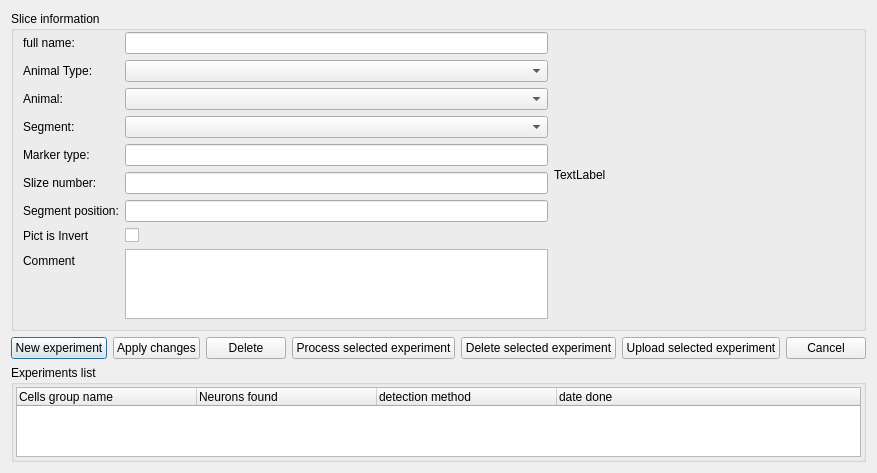
<?xml version="1.0" encoding="UTF-8"?>
<ui version="4.0">
 <class>slice_item_review</class>
 <widget class="QDialog" name="slice_item_review">
  <property name="geometry">
   <rect>
    <x>0</x>
    <y>0</y>
    <width>820</width>
    <height>442</height>
   </rect>
  </property>
  <property name="windowTitle">
   <string>Slice viewer</string>
  </property>
  <layout class="QVBoxLayout" name="verticalLayout">
   <item>
    <layout class="QVBoxLayout" name="verticalLayout_4" stretch="0,0,0">
     <property name="topMargin">
      <number>0</number>
     </property>
     <item>
      <widget class="QGroupBox" name="slice_info_groupbox">
       <property name="title">
        <string>Slice information</string>
       </property>
       <layout class="QHBoxLayout" name="horizontalLayout_5">
        <property name="topMargin">
         <number>1</number>
        </property>
        <item>
         <layout class="QFormLayout" name="formLayout">
          <property name="sizeConstraint">
           <enum>QLayout::SetDefaultConstraint</enum>
          </property>
          <item row="0" column="0">
           <widget class="QLabel" name="label_2">
            <property name="enabled">
             <bool>true</bool>
            </property>
            <property name="text">
             <string>full name:</string>
            </property>
           </widget>
          </item>
          <item row="0" column="1">
           <widget class="QLineEdit" name="full_name_lineEdit">
            <property name="enabled">
             <bool>true</bool>
            </property>
           </widget>
          </item>
          <item row="2" column="0">
           <widget class="QLabel" name="label_3">
            <property name="enabled">
             <bool>true</bool>
            </property>
            <property name="text">
             <string>Animal:</string>
            </property>
           </widget>
          </item>
          <item row="2" column="1">
           <widget class="QComboBox" name="animals_siv_comboBox"/>
          </item>
          <item row="3" column="0">
           <widget class="QLabel" name="label_4">
            <property name="enabled">
             <bool>true</bool>
            </property>
            <property name="text">
             <string>Segment:</string>
            </property>
           </widget>
          </item>
          <item row="3" column="1">
           <widget class="QComboBox" name="segments_siv_comboBox">
            <property name="maxVisibleItems">
             <number>12</number>
            </property>
           </widget>
          </item>
          <item row="5" column="0">
           <widget class="QLabel" name="label_5">
            <property name="enabled">
             <bool>true</bool>
            </property>
            <property name="text">
             <string>Slize number:</string>
            </property>
           </widget>
          </item>
          <item row="5" column="1">
           <widget class="QLineEdit" name="slizeNumber_lineEdit"/>
          </item>
          <item row="6" column="0">
           <widget class="QLabel" name="label_6">
            <property name="enabled">
             <bool>true</bool>
            </property>
            <property name="text">
             <string>Segment position:</string>
            </property>
           </widget>
          </item>
          <item row="6" column="1">
           <widget class="QLineEdit" name="position_lineEdit"/>
          </item>
          <item row="7" column="0">
           <widget class="QLabel" name="label_7">
            <property name="enabled">
             <bool>true</bool>
            </property>
            <property name="text">
             <string>Pict is Invert</string>
            </property>
           </widget>
          </item>
          <item row="7" column="1">
           <widget class="QCheckBox" name="isInvert_checkBox">
            <property name="text">
             <string/>
            </property>
            <property name="tristate">
             <bool>false</bool>
            </property>
           </widget>
          </item>
          <item row="8" column="0">
           <widget class="QLabel" name="label">
            <property name="enabled">
             <bool>true</bool>
            </property>
            <property name="text">
             <string>Comment</string>
            </property>
           </widget>
          </item>
          <item row="8" column="1">
           <widget class="QPlainTextEdit" name="comment_plainTextEdit"/>
          </item>
          <item row="1" column="1">
           <widget class="QComboBox" name="animalType_siv_comboBox"/>
          </item>
          <item row="1" column="0">
           <widget class="QLabel" name="label_9">
            <property name="text">
             <string>Animal Type:</string>
            </property>
           </widget>
          </item>
          <item row="4" column="1">
           <widget class="QLineEdit" name="markerType_siv_lineEdit"/>
          </item>
          <item row="4" column="0">
           <widget class="QLabel" name="label_10">
            <property name="text">
             <string>Marker type:</string>
            </property>
           </widget>
          </item>
         </layout>
        </item>
        <item>
         <widget class="QLabel" name="slice_image_label">
          <property name="minimumSize">
           <size>
            <width>300</width>
            <height>200</height>
           </size>
          </property>
          <property name="maximumSize">
           <size>
            <width>300</width>
            <height>200</height>
           </size>
          </property>
          <property name="text">
           <string>TextLabel</string>
          </property>
         </widget>
        </item>
       </layout>
      </widget>
     </item>
     <item>
      <layout class="QHBoxLayout" name="horizontalLayout_6">
       <property name="topMargin">
        <number>0</number>
       </property>
       <item>
        <spacer name="horizontalSpacer_2">
         <property name="orientation">
          <enum>Qt::Horizontal</enum>
         </property>
         <property name="sizeHint" stdset="0">
          <size>
           <width>40</width>
           <height>20</height>
          </size>
         </property>
        </spacer>
       </item>
       <item>
        <widget class="QPushButton" name="new_experiment_pushButton">
         <property name="text">
          <string>New experiment</string>
         </property>
         <property name="autoDefault">
          <bool>false</bool>
         </property>
         <property name="default">
          <bool>true</bool>
         </property>
        </widget>
       </item>
       <item>
        <widget class="QPushButton" name="apply_changes_pushButton">
         <property name="text">
          <string>Apply changes</string>
         </property>
        </widget>
       </item>
       <item>
        <widget class="QPushButton" name="deleteSlice_siv_pushButton">
         <property name="text">
          <string>Delete</string>
         </property>
        </widget>
       </item>
       <item>
        <widget class="QPushButton" name="process_selected_experiment_pushButton">
         <property name="text">
          <string>Process selected experiment</string>
         </property>
        </widget>
       </item>
       <item>
        <widget class="QPushButton" name="delete_selected_experiment_pushButton">
         <property name="text">
          <string>Delete selected experiment</string>
         </property>
        </widget>
       </item>
       <item>
        <widget class="QPushButton" name="upload_selected_experiment_pushButton">
         <property name="text">
          <string>Upload selected experiment</string>
         </property>
        </widget>
       </item>
       <item>
        <widget class="QPushButton" name="cancel_pushButton">
         <property name="text">
          <string>Cancel</string>
         </property>
        </widget>
       </item>
      </layout>
     </item>
     <item>
      <widget class="QGroupBox" name="groupBox">
       <property name="minimumSize">
        <size>
         <width>0</width>
         <height>0</height>
        </size>
       </property>
       <property name="title">
        <string>Experiments list</string>
       </property>
       <layout class="QVBoxLayout" name="verticalLayout_2">
        <property name="leftMargin">
         <number>2</number>
        </property>
        <property name="topMargin">
         <number>2</number>
        </property>
        <property name="rightMargin">
         <number>2</number>
        </property>
        <property name="bottomMargin">
         <number>2</number>
        </property>
        <item>
         <widget class="QTreeWidget" name="neuDetectionResults_treeWidget">
          <attribute name="headerDefaultSectionSize">
           <number>180</number>
          </attribute>
          <column>
           <property name="text">
            <string>Cells group name</string>
           </property>
          </column>
          <column>
           <property name="text">
            <string>Neurons found</string>
           </property>
          </column>
          <column>
           <property name="text">
            <string>detection method</string>
           </property>
          </column>
          <column>
           <property name="text">
            <string>date done</string>
           </property>
          </column>
         </widget>
        </item>
       </layout>
      </widget>
     </item>
    </layout>
   </item>
  </layout>
 </widget>
 <resources/>
 <connections/>
</ui>
